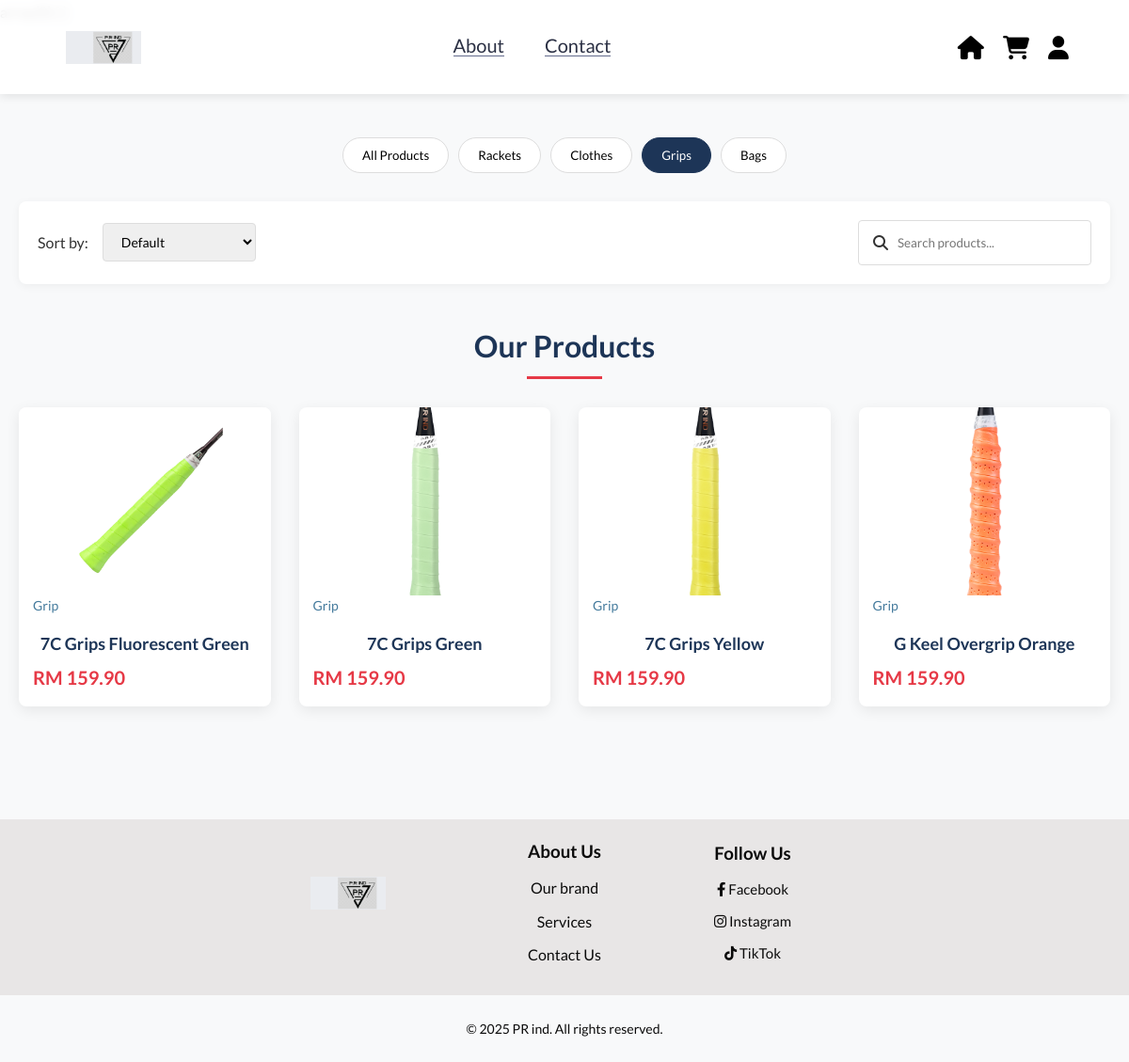
The page /Pages/product.php?category=3 on the database its author committed.
### tables this page shows
CREATE TABLE IF NOT EXISTS Products (
    productID INT AUTO_INCREMENT PRIMARY KEY,
    name VARCHAR(100) NOT NULL,
    description TEXT NOT NULL,
    price DECIMAL(13,2) NOT NULL,
    categoryID INT,
    colour VARCHAR(20),
    FOREIGN KEY (categoryID) REFERENCES Categories(categoryID),
    UNIQUE KEY unique_product_name (name)
);

CREATE TABLE IF NOT EXISTS Categories (
    categoryID INT AUTO_INCREMENT PRIMARY KEY,
    name VARCHAR(100) NOT NULL,
    description TEXT,
    UNIQUE KEY unique_category_name (name)
);

### Pages/product.php (the view, shortened to what this page needs)
<!DOCTYPE html>
<html lang="en">
<head>
    <link rel="stylesheet" href="../Styles/style.css">
    <link rel="stylesheet" href="https://cdnjs.cloudflare.com/ajax/libs/font-awesome/6.4.0/css/all.min.css">
</head>
<body>
    <?php include '../includes/header.php'; ?>
    <div class="container">
        <div class="category-nav">
            <button class="category-btn active" data-category="all">All Products</button>
            <button class="category-btn" data-category="1">Rackets</button>
            <button class="category-btn" data-category="2">Clothes</button>
            <button class="category-btn" data-category="3">Grips</button>
            <button class="category-btn" data-category="4">Bags</button>
        </div>
        <div class="filters">
            <div class="filter-group">
                <span>Sort by:</span>
                <select id="sortSelect">
                    <option value="default">Default</option>
                </select>
            </div>
            <div class="search-box">
                <i class="fas fa-search"></i>
                <input type="text" id="searchInput" placeholder="Search products...">
            </div>
        </div>
        <div class="products-header">
            <h2>Our Products</h2>
        </div>
        <div class="product-list">
            <?php
            $servername = "localhost";
            $username = "root";
            $password = "";
            $dbname = "pr_ind_db";
            $conn = new mysqli($servername, $username, $password, $dbname);
            $categoryFilter = isset($_GET['category']) ? $_GET['category'] : 'all';
            $sql = "SELECT p.productID, p.name, p.description, p.price, p.colour,
                           c.name as category_name, c.categoryID,
                           pi.image_url
                    FROM Products p
                    JOIN Categories c ON p.categoryID = c.categoryID
                    LEFT JOIN ProductImages pi ON p.productID = pi.productID
                    WHERE 1=1";
            if ($categoryFilter != 'all') {
                $sql .= " AND p.categoryID = " . intval($categoryFilter);
            }
            $sql .= " GROUP BY p.productID ORDER BY p.productID";
            $result = $conn->query($sql);
            if ($result && $result->num_rows > 0) {
                while($row = $result->fetch_assoc()) {
                    echo '<div class="product animate-scale" data-category="' . $row['category_name'] . '" data-price="' . $row['price'] . '" data-name="' . htmlspecialchars($row['name']) . '">';
                    if (!empty($row['image_url'])) {
                        echo '<img src="' . $row['image_url'] . '" alt="' . htmlspecialchars($row['name']) . '">';
                    } else {
                        echo '<img src="https://source.unsplash.com/random/300x200/?badminton,' . urlencode($row['category_name']) . '" alt="' . htmlspecialchars($row['name']) . '">';
                    }
                    echo '<div class="product-category">' . $row['category_name'] . '</div>';
                    echo '<h3>' . $row['name'] . '</h3>';
                    echo '<div class="product-price">RM ' . number_format($row['price'], 2) . '</div>';
                    echo '</div>';
                }
            } else {
                echo '<p class="no-products">No products found.</p>';
                if (!$result) {
                    echo '<p class="no-products">SQL Error: ' . $conn->error . '</p>';
                }
            }
            ?>
        </div>
    </div>
    <?php include '../includes/footer.php'; ?>
    <div class="copyright">
        <p>© 2025 PR ind. All rights reserved.</p>
    </div>
</body>
</html>

### Styles/style.css (style rules this page uses)
* { margin: 0; padding: 0; box-sizing: border-box; font-family: Lato, sans-serif; }
body { background: #f9f9f9; color: #333; }
.product-list { display: grid; grid-template-columns: repeat(auto-fit, minmax(250px, 1fr)); gap: 30px; }
.product { background: white; border-radius: 15px; overflow: hidden; box-shadow: 0 10px 20px rgba(0, 0, 0, 0.08); transition: all 0.3s ease; position: relative; }
.product img { width: 100%; height: 200px; object-fit: cover; display: block; transition: transform 0.5s ease; }
.product h3 { text-align: center; padding: 20px; font-size: 1.4rem; color: #2c3e50; background: white; margin: 0; }
.product::before { content: ''; position: absolute; top: 0; left: 0; width: 100%; height: 5px; background: linear-gradient(to right, #3498db, #2ecc71); transform: scaleX(0); transform-origin: left; transition: transform 0.3s ease; }
.animate-scale { opacity: 0; transform: scale(0.8); transition: all 0.8s ease-out; }
.copyright p { text-align: center; margin: 5px 0; font-size: 14px; color: #0b0b0b; padding: 20px; }

### Pages/product.php (style rules this page uses)
* { margin: 0; padding: 0; box-sizing: border-box; font-family: 'Lato', sans-serif; }
body { background-color: #f8f9fa; color: #333; line-height: 1.6; }
.container { max-width: 1200px; margin: 100px auto 50px; padding: 20px; }
.filters { display: flex; justify-content: space-between; align-items: center; margin: 30px 0; padding: 20px; background-color: #fff; border-radius: 8px; box-shadow: 0 2px 10px rgba(0, 0, 0, 0.05); }
.filter-group { display: flex; align-items: center; gap: 15px; }
.filter-group select, .filter-group input { padding: 10px 15px; border: 1px solid #ddd; border-radius: 4px; font-size: 14px; }
.search-box { display: flex; align-items: center; border: 1px solid #ddd; border-radius: 4px; padding: 5px 15px; background: #fff; }
.search-box input { border: none; padding: 10px; width: 200px; outline: none; }
.products-header { text-align: center; margin: 40px 0 30px; }
.products-header h2 { font-size: 32px; color: #1d3557; position: relative; display: inline-block; padding-bottom: 10px; }
.products-header h2::after { content: ''; position: absolute; bottom: 0; left: 50%; transform: translateX(-50%); width: 80px; height: 3px; background-color: #e63946; }
.product-list { display: grid; grid-template-columns: repeat(auto-fill, minmax(250px, 1fr)); gap: 30px; margin-bottom: 50px; }
.product { background-color: #fff; border-radius: 8px; overflow: hidden; box-shadow: 0 4px 15px rgba(0, 0, 0, 0.08); transition: transform 0.3s, box-shadow 0.3s; position: relative; }
.product img { width: 100%; height: 200px; object-fit: cover; transition: transform 0.5s; }
.product h3 { font-size: 18px; font-weight: 700; margin: 15px 0 5px; padding: 0 15px; color: #1d3557; }
.product-category { color: #457b9d; font-size: 14px; padding: 0 15px; margin-bottom: 10px; }
.product-price { font-weight: 700; color: #e63946; font-size: 20px; padding: 0 15px 15px; }
.category-nav { display: flex; justify-content: center; margin-bottom: 30px; flex-wrap: wrap; gap: 10px; }
.category-btn { padding: 10px 20px; background: #fff; border: 1px solid #ddd; border-radius: 30px; cursor: pointer; transition: all 0.3s; }
.category-btn.active, .category-btn:hover { background: #1d3557; color: white; border-color: #1d3557; }

### rows shown on the page
products: shows a picture, categoryID.name "Grip", name "7C Grips Fluorescent Green", price "159.90"
products: shows a picture, categoryID.name "Grip", name "7C Grips Green", price "159.90"
products: shows a picture, categoryID.name "Grip", name "7C Grips Yellow", price "159.90"
products: shows a picture, categoryID.name "Grip", name "G Keel Overgrip Orange", price "159.90"
